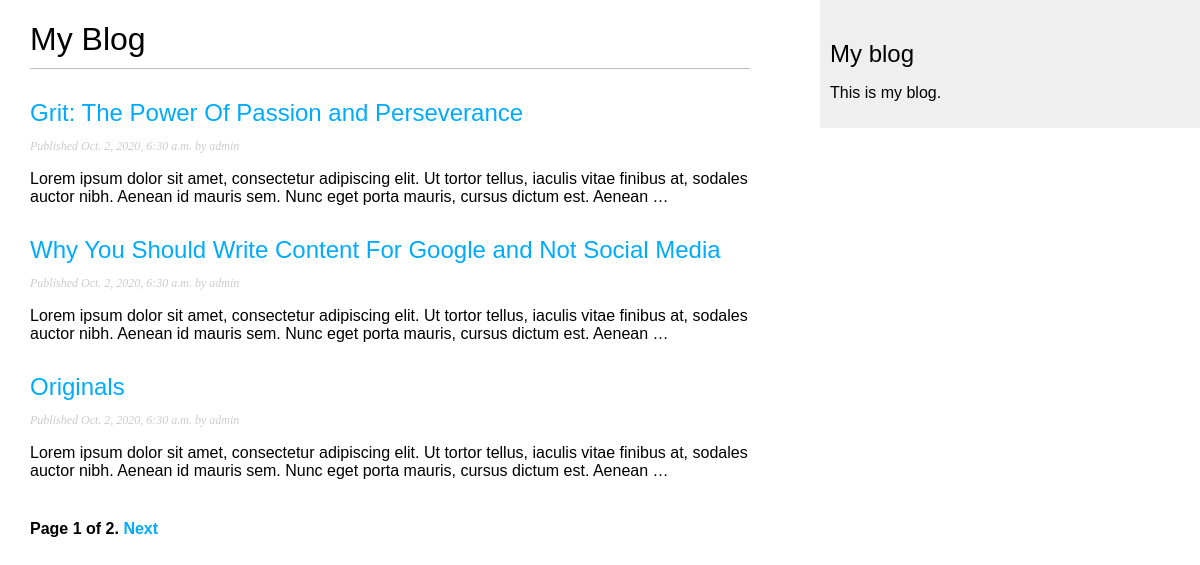
Screenshot of /blog/ with the database file from the repository.
### blog/models.py (models this page shows, shortened)
class Post(models.Model):
  STATUS_CHOICES = (
    ('draft', 'Draft'),
    ('published', 'Published'),
  )
  title = models.CharField(max_length=250)
  slug = models.SlugField(max_length=250, unique_for_date='publish')
  author = models.ForeignKey(User, on_delete=models.CASCADE, related_name='blog_posts')
  body = models.TextField()
  publish = models.DateTimeField(default=timezone.now)
  created = models.DateTimeField(auto_now_add=True)
  updated = models.DateTimeField(auto_now=True)
  status = models.CharField(max_length=10, choices=STATUS_CHOICES, default='draft')
  class Meta:
    ordering = ('-publish',)
  objects = models.Manager()
  published = PublishedManager()
  def get_absolute_url(self):
    return reverse('blog:post_detail', args=[self.publish.year, self.publish.month, self.publish.day, self.slug])

### blog/views.py (the view)
# urls.py: path('', views.PostListView.as_view(), name='post_list'),
class PostListView(ListView):
  queryset = Post.published.all()
  context_object_name = 'posts'
  paginate_by = 3
  template_name = 'blog/post/list.html'

### blog/templates/blog/post/list.html (shortened to what this page needs)
{% extends "blog/base.html" %}
{% block content %}
  <h1>My Blog</h1>
  {% for post in posts %}
    <h2>
      <a href="{{ post.get_absolute_url }}">{{ post.title }}</a>
    </h2>
    <p class="date">Published {{ post.publish }} by {{ post.author }}</p>
    {{ post.body|truncatewords:30|linebreaks }}
  {% endfor %}
  {% include "pagination.html" with page=page_obj %}
{% endblock %}

### blog/static/css/blog.css (style rules this page uses)
body { margin: 0; padding: 0; font-family: helvetica, sans-serif; }
a { color: #00abff; text-decoration: none; }
h1 { font-weight: normal; border-bottom: 1px solid #bbb; padding: 0 0 10px 0; }
h2 { font-weight: normal; margin: 30px 0 0; }
p.date { color: #ccc; font-family: georgia, serif; font-size: 12px; font-style: italic; }

### rows the page displays
Post: title "Grit: The Power Of Passion and Perseverance", publish "Oct. 2, 2020, 6:30 a.m.", author "admin", body "Lorem ipsum dolor sit amet, consectetur adipiscing elit. Ut tortor tellus, iaculis vitae finibus at, sodales auctor nibh. Aenean id mauris sem. Nunc eget porta mauris, cursus dictum est. Aenean …"
Post: title "Why You Should Write Content For Google and Not Social Media", publish "Oct. 2, 2020, 6:30 a.m.", author "admin", body "Lorem ipsum dolor sit amet, consectetur adipiscing elit. Ut tortor tellus, iaculis vitae finibus at, sodales auctor nibh. Aenean id mauris sem. Nunc eget porta mauris, cursus dictum est. Aenean …"
Post: title "Originals", publish "Oct. 2, 2020, 6:30 a.m.", author "admin", body "Lorem ipsum dolor sit amet, consectetur adipiscing elit. Ut tortor tellus, iaculis vitae finibus at, sodales auctor nibh. Aenean id mauris sem. Nunc eget porta mauris, cursus dictum est. Aenean …"

### other values shown
{{ page.number }} "1"
{{ page.paginator.num_pages }} "2"
